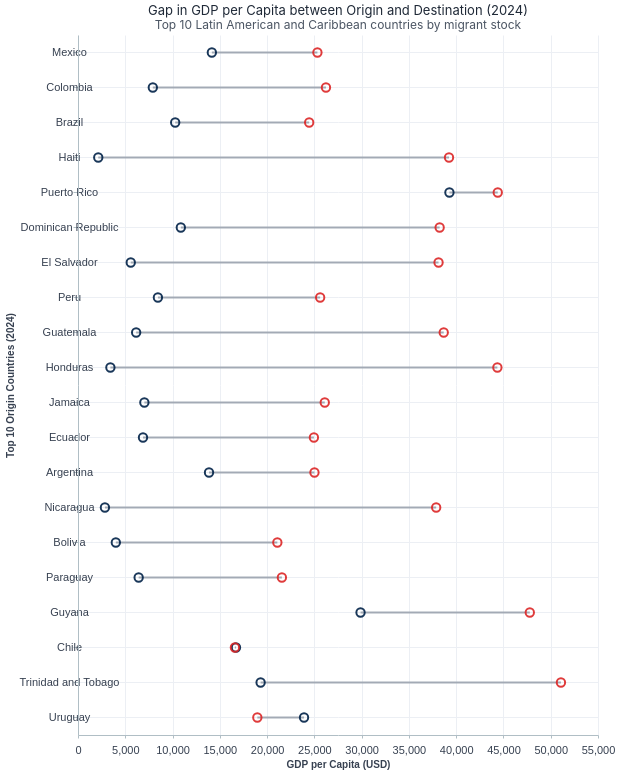

Notebook code cell kept with this figure:
### Code cell
def plot_top_n_gdp_gap(df):
    """
    Chart comparing GDP per capita between origin and destination
    for the top migration-origin countries in Latin America and the Caribbean (2024).
    """
    data = df.sort("total_migrants", descending=True)

    lines = (
        alt.Chart(data)
        .mark_rule(color="#9CA3AF", strokeWidth=2)
        .encode(
            x="gdp_per_capita:Q",
            x2="weighted_avg_dest_gdp:Q",
            y=alt.Y(
                "origin:N",
                sort=alt.SortField(field="total_migrants", order="descending"),
                title="Top 10 Origin Countries (2024)")))

    origin_points = (
        alt.Chart(data)
        .mark_point(color="#002147", size=70)
        .encode(
            x=alt.X("gdp_per_capita:Q", title="GDP per Capita (USD)"),
            y=alt.Y(
                "origin:N",
                sort=alt.SortField(field="total_migrants", order="descending")
            )))

    dest_points = (
        alt.Chart(data)
        .mark_point(color="#DC2626", size=70)
        .encode(
            x="weighted_avg_dest_gdp:Q",
            y=alt.Y(
                "origin:N",
                sort=alt.SortField(field="total_migrants", order="descending"))))

    chart = (
        (lines + origin_points + dest_points)
        .properties(
            width=520,
            height=700,
            background="transparent",
            title=alt.TitleParams(
                text="Gap in GDP per Capita between Origin and Destination (2024)",
                subtitle="Top 10 Latin American and Caribbean countries by migrant stock",
                anchor="middle")))

    return chart


gdp_dumbell = plot_top_n_gdp_gap(top_n_gdp_gap_2024(migrants_grouped, n=20))
save_chart(gdp_dumbell, "top10_gdp_gap_dumbbell_2024")
gdp_dumbell

### Figure 1 — Vega-Lite specification as saved in the notebook (floating-point values rounded to 4 significant figures)
{"config": {"title": {"fontSize": 13, "fontWeight": "normal", "anchor": "middle", "color": "#1F2937", "font": "Inter, Helvetica, Arial, sans-serif", "subtitleFontSize": 12, "subtitleColor": "#4B5563", "subtitleFont": "Inter, Helvetica, Arial, sans-serif", "subtitlePadding": 2, "subtitleLineHeight": 15}, "text": {"fontSize": 11, "fontWeight": "normal", "font": "Inter, Helvetica, Arial, sans-serif", "color": "#1F2937", "align": "center", "baseline": "middle"}, "axis": {"labelFontSize": 11, "titleFontSize": 10, "grid": true, "gridColor": "#ECEFF4", "domainColor": "#B0BEC5", "tickColor": "#B0BEC5", "labelColor": "#374151", "titleColor": "#374151", "labelAlign": "center", "titleAlign": "center", "labelPadding": 4}, "axisX": {"labelAngle": 0, "labelAlign": "center", "labelBaseline": "top", "labelPadding": 6, "tickSize": 3}, "legend": {"titleFontSize": 11, "labelFontSize": 10, "cornerRadius": 6, "orient": "top", "direction": "horizontal", "titleAnchor": "middle", "labelAlign": "center", "titleAlign": "center", "padding": 4, "symbolSize": 90, "symbolType": "square", "symbolStrokeWidth": 0.3, "titleColor": "#1F2937", "labelColor": "#374151", "columns": 3, "columnPadding": 10, "symbolLimit": 200}, "view": {"stroke": null, "fill": "transparent"}, "geoshape": {"fill": "#f9f9f9", "stroke": "#cccccc", "strokeWidth": 0.4}, "range": {"category": {"scheme": "tableau10"}, "heatmap": {"scheme": "blues"}, "diverging": {"scheme": "redblue"}, "ramp": {"scheme": "blues"}}, "mark": {"opacity": 0.9}}, "layer": [{"mark": {"type": "rule", "color": "#9CA3AF", "strokeWidth": 2}, "encoding": {"x": {"field": "gdp_per_capita", "type": "quantitative"}, "x2": {"field": "weighted_avg_dest_gdp"}, "y": {"field": "origin", "sort": {"field": "total_migrants", "order": "descending"}, "title": "Top 10 Origin Countries (2024)", "type": "nominal"}}}, {"mark": {"type": "point", "color": "#002147", "size": 70}, "encoding": {"x": {"field": "gdp_per_capita", "title": "GDP per Capita (USD)", "type": "quantitative"}, "y": {"field": "origin", "sort": {"field": "total_migrants", "order": "descending"}, "type": "nominal"}}}, {"mark": {"type": "point", "color": "#DC2626", "size": 70}, "encoding": {"x": {"field": "weighted_avg_dest_gdp", "type": "quantitative"}, "y": {"field": "origin", "sort": {"field": "total_migrants", "order": "descending"}, "type": "nominal"}}}], "background": "transparent", "data": {"name": "data-aa30181ce4e72b2b7d2e4ae2be792e2f"}, "height": 700, "title": {"text": "Gap in GDP per Capita between Origin and Destination (2024)", "anchor": "middle", "subtitle": "Top 10 Latin American and Caribbean countries by migrant stock"}, "width": 520, "$schema": "https://vega.github.io/schema/vega-lite/v5.8.0.json", "datasets": {"data-aa30181ce4e72b2b7d2e4ae2be792e2f": [{"origin": "Mexico", "sub-region": "Latin America and the Caribbean", "total_migrants": 11.6, "gdp_per_capita": 14160.0, "total_population": 130.9, "weighted_avg_dest_gdp": 25320.0, "gdp_difference": 11160.0, "gdp_difference_percent": 78.86, "gap_sign": "positive"}, {"origin": "Colombia", "sub-region": "Latin America and the Caribbean", "total_migrants": 3.652, "gdp_per_capita": 7914.0, "total_population": 52.89, "weighted_avg_dest_gdp": 26230.0, "gdp_difference": 18310.0, "gdp_difference_percent": 231.4, "gap_sign": "positive"}, {"origin": "Brazil", "sub-region": "Latin America and the Caribbean", "total_migrants": 2.194, "gdp_per_capita": 10280.0, "total_population": 212.0, "weighted_avg_dest_gdp": 24450.0, "gdp_difference": 14170.0, "gdp_difference_percent": 137.8, "gap_sign": "positive"}, {"origin": "Haiti", "sub-region": "Latin America and the Caribbean", "total_migrants": 2.018, "gdp_per_capita": 2143.0, "total_population": 11.77, "weighted_avg_dest_gdp": 39240.0, "gdp_difference": 37100.0, "gdp_difference_percent": 1731.0, "gap_sign": "positive"}, {"origin": "Puerto Rico", "sub-region": "Latin America and the Caribbean", "total_migrants": 1.948, "gdp_per_capita": 39290.0, "total_population": 3.203, "weighted_avg_dest_gdp": 44400.0, "gdp_difference": 5112.0, "gdp_difference_percent": 13.01, "gap_sign": "positive"}, {"origin": "Dominican Republic", "sub-region": "Latin America and the Caribbean", "total_migrants": 1.917, "gdp_per_capita": 10880.0, "total_population": 11.43, "weighted_avg_dest_gdp": 38250.0, "gdp_difference": 27370.0, "gdp_difference_percent": 251.7, "gap_sign": "positive"}, {"origin": "El Salvador", "sub-region": "Latin America and the Caribbean", "total_migrants": 1.835, "gdp_per_capita": 5580.0, "total_population": 6.338, "weighted_avg_dest_gdp": 38130.0, "gdp_difference": 32550.0, "gdp_difference_percent": 583.5, "gap_sign": "positive"}, {"origin": "Peru", "sub-region": "Latin America and the Caribbean", "total_migrants": 1.672, "gdp_per_capita": 8452.0, "total_population": 34.22, "weighted_avg_dest_gdp": 25610.0, "gdp_difference": 17160.0, "gdp_difference_percent": 203.0, "gap_sign": "positive"}, {"origin": "Guatemala", "sub-region": "Latin America and the Caribbean", "total_migrants": 1.46, "gdp_per_capita": 6150.0, "total_population": 18.41, "weighted_avg_dest_gdp": 38680.0, "gdp_difference": 32530.0, "gdp_difference_percent": 529.0, "gap_sign": "positive"}, {"origin": "Honduras", "sub-region": "Latin America and the Caribbean", "total_migrants": 1.398, "gdp_per_capita": 3426.0, "total_population": 10.83, "weighted_avg_dest_gdp": 44360.0, "gdp_difference": 40930.0, "gdp_difference_percent": 1195.0, "gap_sign": "positive"}, {"origin": "Jamaica", "sub-region": "Latin America and the Caribbean", "total_migrants": 1.249, "gdp_per_capita": 7020.0, "total_population": 2.839, "weighted_avg_dest_gdp": 26100.0, "gdp_difference": 19080.0, "gdp_difference_percent": 271.8, "gap_sign": "positive"}, {"origin": "Ecuador", "sub-region": "Latin America and the Caribbean", "total_migrants": 1.243, "gdp_per_capita": 6875.0, "total_population": 18.14, "weighted_avg_dest_gdp": 24950.0, "gdp_difference": 18080.0, "gdp_difference_percent": 262.9, "gap_sign": "positive"}, {"origin": "Argentina", "sub-region": "Latin America and the Caribbean", "total_migrants": 1.183, "gdp_per_capita": 13860.0, "total_population": 45.7, "weighted_avg_dest_gdp": 25010.0, "gdp_difference": 11150.0, "gdp_difference_percent": 80.47, "gap_sign": "positive"}, {"origin": "Nicaragua", "sub-region": "Latin America and the Caribbean", "total_migrants": 0.9053, "gdp_per_capita": 2848.0, "total_population": 6.916, "weighted_avg_dest_gdp": 37880.0, "gdp_difference": 35040.0, "gdp_difference_percent": 1230.0, "gap_sign": "positive"}, {"origin": "Bolivia", "sub-region": "Latin America and the Caribbean", "total_migrants": 0.7835, "gdp_per_capita": 4001.0, "total_population": 12.41, "weighted_avg_dest_gdp": 21080.0, "gdp_difference": 17080.0, "gdp_difference_percent": 427.0, "gap_sign": "positive"}, {"origin": "Paraguay", "sub-region": "Latin America and the Caribbean", "total_migrants": 0.7464, "gdp_per_capita": 6416.0, "total_population": 6.929, "weighted_avg_dest_gdp": 21570.0, "gdp_difference": 15150.0, "gdp_difference_percent": 236.1, "gap_sign": "positive"}, {"origin": "Guyana", "sub-region": "Latin America and the Caribbean", "total_migrants": 0.4696, "gdp_per_capita": 29880.0, "total_population": 0.8311, "weighted_avg_dest_gdp": 47790.0, "gdp_difference": 17900.0, "gdp_difference_percent": 59.91, "gap_sign": "positive"}, {"origin": "Chile", "sub-region": "Latin America and the Caribbean", "total_migrants": 0.4445, "gdp_per_capita": 16710.0, "total_population": 19.76, "weighted_avg_dest_gdp": 16600.0, "gdp_difference": -114.4, "gdp_difference_percent": -0.6843, "gap_sign": "negative"}, {"origin": "Trinidad and Tobago", "sub-region": "Latin America and the Caribbean", "total_migrants": 0.3236, "gdp_per_capita": 19310.0, "total_population": 1.368, "weighted_avg_dest_gdp": 51080.0, "gdp_difference": 31760.0, "gdp_difference_percent": 164.5, "gap_sign": "positive"}, {"origin": "Uruguay", "sub-region": "Latin America and the Caribbean", "total_migrants": 0.2633, "gdp_per_capita": 23910.0, "total_population": 3.387, "weighted_avg_dest_gdp": 18970.0, "gdp_difference": -4939.0, "gdp_difference_percent": -20.66, "gap_sign": "negative"}]}}
